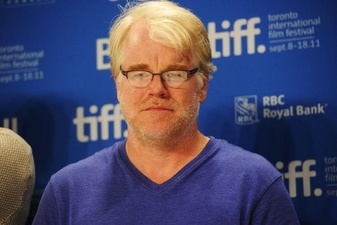
#> input picture images/train/1391613409981_four-arrested-philip-seymour-hoffman.jpg, 337 x 225 px, shrunk from 690 x 460 before the run
$ python train-model.py
#> lines starting #> are read from the running program, lines starting #| are printed output that depends on the picture; after the words box and inside, x2 and y2 are one past the last pixel; in counts of white or black regions, pixels touching at a corner belong together
import os
import cv2
import numpy as np
from PIL import Image
import matplotlib.pyplot as plt

proj_dir = os.path.dirname(os.path.abspath(__file__))
image_dir= os.path.join(proj_dir, "images")
image_train_dir = os.path.join(image_dir, "train")

cascade = cv2.CascadeClassifier('../Lib/site-packages/cv2/data/haarcascade_frontalface_alt2.xml')
#cascade = cv2.CascadeClassifier('../Lib/site-packages/cv2/data/haarcascade_frontalface_default.xml')
recognizer = cv2.face.LBPHFaceRecognizer_create()

labels=[]
train_samples=[]

redcolor = (255, 0, 0) #red
greencolor = (0, 255, 0) #greed
stroke = 2

for root, dirs, files in os.walk(image_train_dir):
    for file in files:
        if file.endswith("png") or file.endswith("jpg") or file.endswith("jpeg"):
            path = os.path.join(root,file)

            image = cv2.imread(path)
#> image is the input picture: shape (225, 337, 3); mean B, G, R 105.3, 74.7, 75.5

            img = Image.open(path).convert("L")
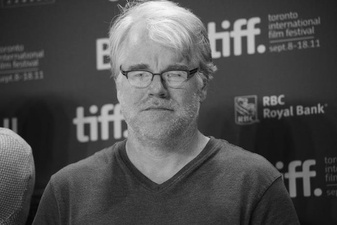
#> img: PIL image 337x225 L; min 4, max 248, mean 78.4
            img_arr = np.array(img, "uint8")
            faces = cascade.detectMultiScale( img_arr, 1.1, 2, flags=cv2.CASCADE_SCALE_IMAGE, minSize=(30, 30) );
#> faces = [[110, 35, 95, 95]]
            for (x,y,w,h) in faces:
                #print("found a face")
                roi=img_arr[y:y+h, x:x+w]
                train_samples.append(roi)
                labels.append(0)

                end_cord_x = x + w
                end_cord_y = y + h
                cv2.rectangle(image, (x, y), (end_cord_x, end_cord_y), redcolor, stroke)
#> this loop made 1 pass
#> (x, y, w, h, end_cord_x, end_cord_y) on pass 1: (110, 35, 95, 95, 205, 130)
#> pass 1, `roi=img_arr[y:y+h, x:x+w]`:
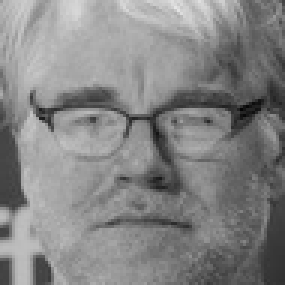
#> roi: shape (95, 95) (shown 3 times larger); min 4, max 229, mean 132.6
#> after the loop:
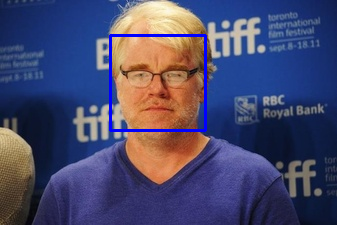
#> image: shape (225, 337, 3); 1.5% of pixels changed, all inside (x1, y1, x2, y2) = (109, 34, 207, 132)
#> after the loop, labels = [0]; train_samples = 1 item

            # Display frame
            plt.imshow(image)
            plt.show()


recognizer.train(train_samples, np.array(labels))
recognizer.save("model/hoffman-model.yml")

$ run again, on images/train/143318-144638.jpg
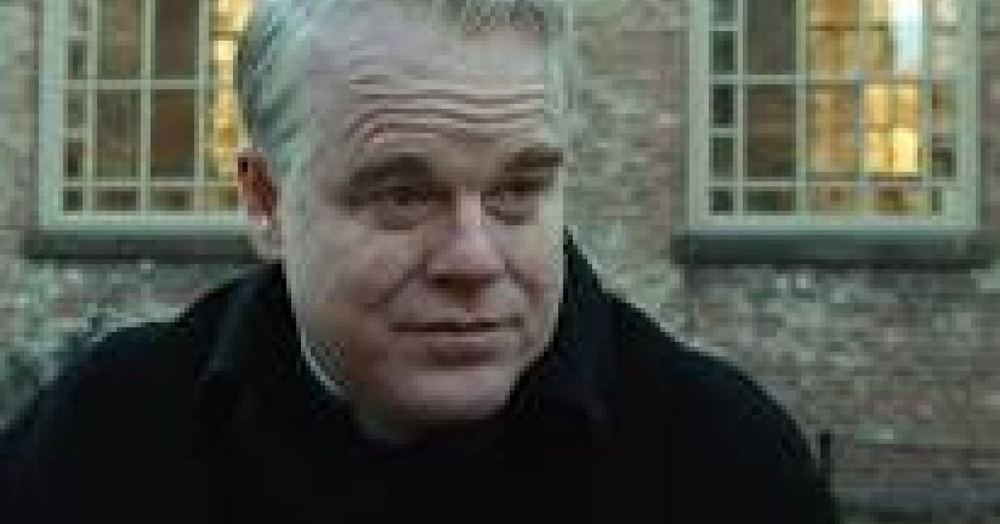
#> input picture images/train/143318-144638.jpg, 1000 x 524 px, shrunk from 1528 x 800 before the run
#> image is the input picture: shape (524, 1000, 3); mean B, G, R 77, 85.6, 82.8
#> faces = [[286, 57, 344, 344]]
#> the loop `for (x,y,w,h) in faces: #print("found a face")` made 1 pass
#> (x, y, w, h, end_cord_x, end_cord_y) on pass 1: (286, 57, 344, 344, 630, 401)
#> pass 1, `roi=img_arr[y:y+h, x:x+w]`:
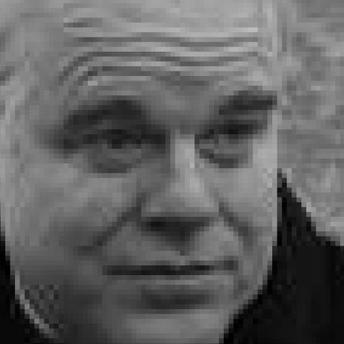
#> roi: shape (344, 344); min 0, max 190, mean 96.7
#> after the loop `for (x,y,w,h) in faces:`:
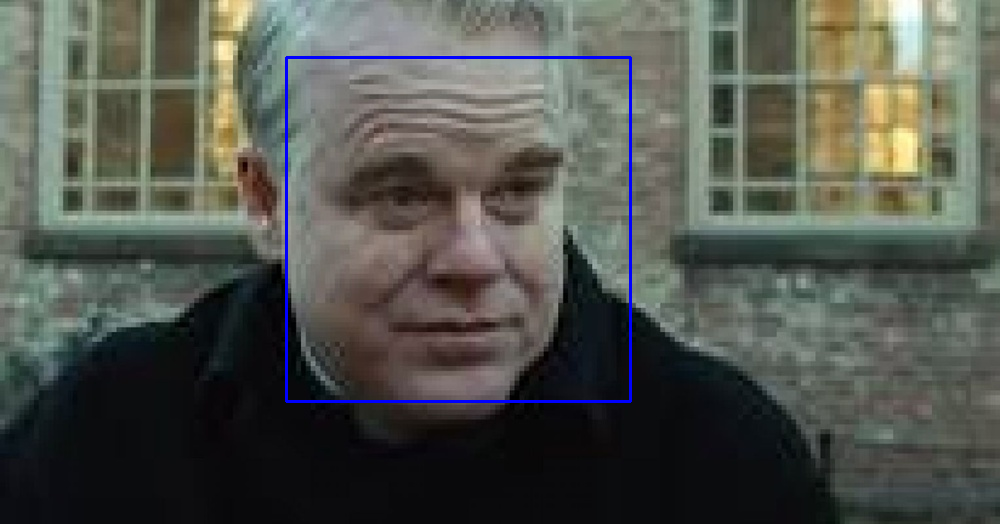
#> image: shape (524, 1000, 3); 0.79% of pixels changed, all inside (x1, y1, x2, y2) = (285, 56, 632, 403)
#> after the loop `for (x,y,w,h) in faces:`: labels = [0]; train_samples = 1 item
